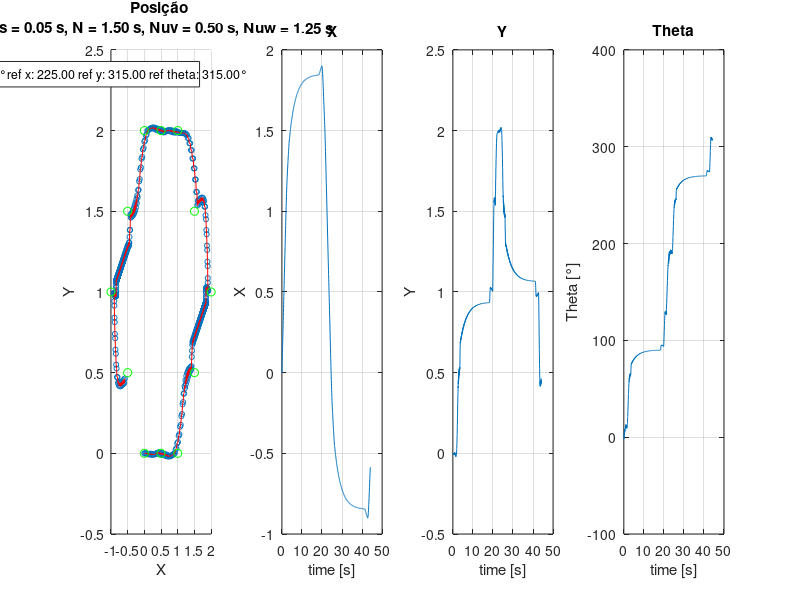
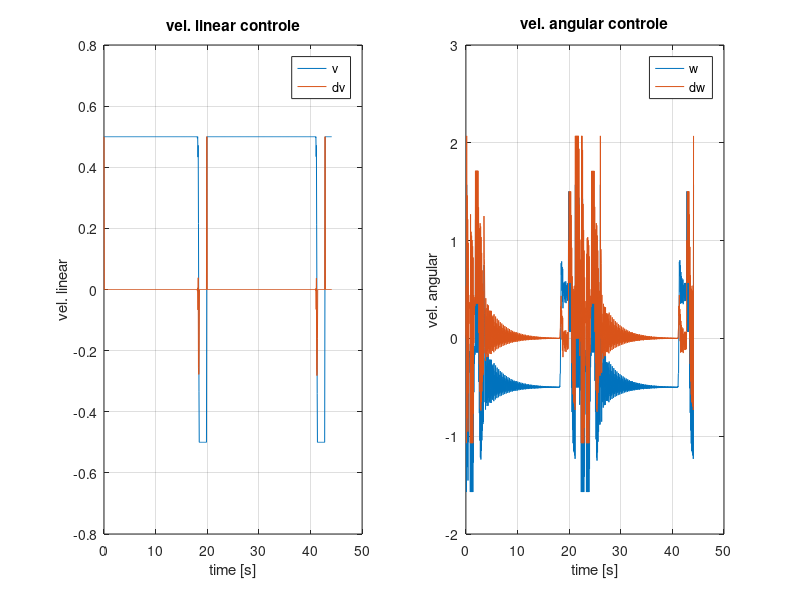
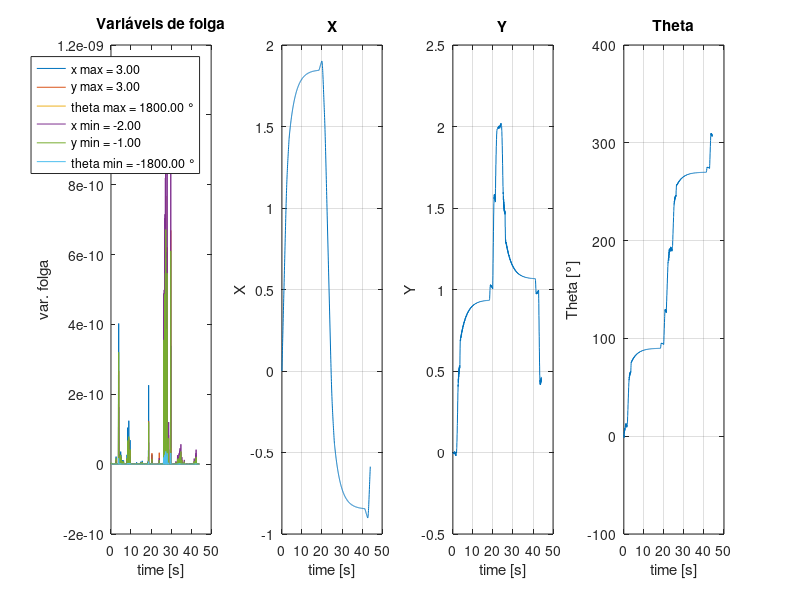

MATLAB code to generate these figures, in order: (Note: this script raises an error after producing the figures.)
clc
close all
clear all

speed=0.5; % velocidade da animação

%% ------------------------------ PLOT ------------------------------------

load('plot.mat')
load('track.mat')

x=0:Ts:(fim_sim-ini_sim)*Ts;

figure
subplot(1,4,1)
scatter(Ys(ini_sim:fim_sim,1),Ys(ini_sim:fim_sim,2),'SizeData',14);
hold on
plot(Ys(ini_sim:fim_sim,1),Ys(ini_sim:fim_sim,2),'r');
hold on
ref_scatter = scatter(Referencia_x,Referencia_y,'g');
legend(ref_scatter,sprintf('ref x: %.2f ref y: %.2f ref theta: %.2f°',Referencia_x,Referencia_y,Referencia_theta*180/pi));
title(sprintf('Posição \nTs = %.2f s, N = %.2f s, Nuv = %.2f s, Nuw = %.2f s', Ts, N*Ts, Nuv*Ts, Nuw*Ts))
xlabel('X')
ylabel('Y')
grid on

subplot(1,4,2)
plot(x,Ys(ini_sim:fim_sim,1))
title('X')
xlabel('time [s]')
ylabel('X')
grid on

subplot(1,4,3)
plot(x,Ys(ini_sim:fim_sim,2))
title('Y')
xlabel('time [s]')
ylabel('Y')
grid on

subplot(1,4,4)
plot(x,Ys(ini_sim:fim_sim,3)*180/pi)
title('Theta')
xlabel('time [s]')
ylabel('Theta [°]')
grid on

figure
subplot(1,2,1)
plot(x,Us(ini_sim:fim_sim,1))
hold on
plot(x,dUs(ini_sim:fim_sim,1))
legend('v','dv')
title('vel. linear controle')
xlabel('time [s]')
ylabel('vel. linear')
grid on

subplot(1,2,2)
plot(x,dUs(ini_sim:fim_sim,2))
hold on
plot(x,Us(ini_sim:fim_sim,2))
legend('w','dw')
title('vel. angular controle')
xlabel('time [s]')
ylabel('vel. angular')
grid on

figure
subplot(1,4,1)
plot(x,Epsilons(ini_sim:fim_sim,:))
legend(sprintf('x max = %.2f',x_max),sprintf('y max = %.2f',y_max),sprintf('theta max = %.2f °',theta_max*180/pi), ...
       sprintf('x min = %.2f',x_min),sprintf('y min = %.2f',y_min),sprintf('theta min = %.2f °',theta_min*180/pi));
title('Variáveis de folga')
xlabel('time [s]')
ylabel('var. folga')

subplot(1,4,2)
plot(x,Ys(ini_sim:fim_sim,1))
title('X')
xlabel('time [s]')
ylabel('X')
grid on

subplot(1,4,3)
plot(x,Ys(ini_sim:fim_sim,2))
title('Y')
xlabel('time [s]')
ylabel('Y')
grid on

subplot(1,4,4)
plot(x,Ys(ini_sim:fim_sim,3)*180/pi)
title('Theta')
xlabel('time [s]')
ylabel('Theta [°]')
grid on

%% --------------------------- ANIMATION ----------------------------------

dvs = [    Is(:,1:Nuv)     zeros(size(Is,1),N2-Nuv)]; % ajustando para o tamanho de N2
dws = [Is(:,Nuv+1:Nuv+Nuw) zeros(size(Is,1),N2-Nuw)];

prediction = modelo(pos_inicial(1), pos_inicial(2), pos_inicial(3), ...
    0, 0, dvs(1,:)', dws(1,:)', 0, 0, 0, N2, Ts);

figure;
h1 = plot(prediction(1,1), prediction(1,2), 'bo','MarkerSize', 10);
hold on
h2 = plot(prediction(2:end,1), prediction(2:end,2), 'rX');
xlim([x_min-0.5 x_max+0.5]);
ylim([y_min-0.5 y_max+0.5]);
hold on;
plot(Ys(ini_sim:fim_sim,1),Ys(ini_sim:fim_sim,2), 'k--');
hold on
scatter(Track_x,Track_y,'green')
title(sprintf('PNMPC track \nTs = %.2f s, N = %.2f s, Nuv = %.2f s, Nuw = %.2f s', Ts, N*Ts, Nuv*Ts, Nuw*Ts))
xlabel('X')
ylabel('Y')

i=1;
plot_ref = [Referencia_x(1) Referencia_y(1) Referencia_theta(1)];
for k = ini_sim:fim_sim
    prediction = modelo(Ys(k,1), Ys(k,2), Ys(k,3), ...
    Us(k-1,1), Us(k-1,2), dvs(k,:)', dws(k,:)', 0, 0, 0, N2, Ts);

    set(h1, 'XData', prediction(1,1), 'YData', prediction(1,2));
    set(h2, 'XData', prediction(2:end,1), 'YData', prediction(2:end,2));
    legend('carrinho', 'predições', 'trajeto final', sprintf('ref x: %.2f ref y: %.2f ref theta: %.2f°', plot_ref(1), plot_ref(2), plot_ref(3)));
    if ismember(k,ref_changes)
        i=i+1;
        plot_ref = [Referencia_x(i) Referencia_y(i) Referencia_theta(i)*180/pi];
    end

    pause(Ts/speed);
end
